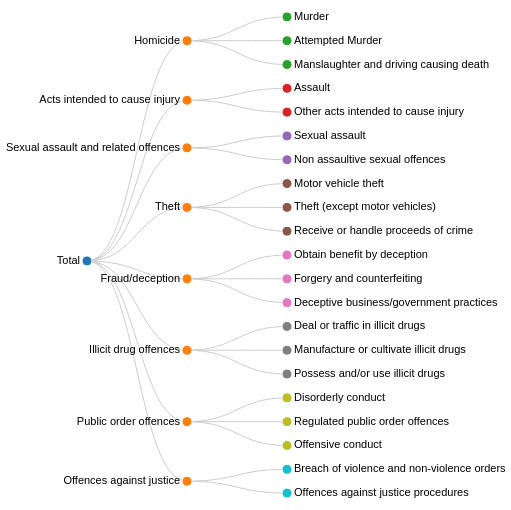

The specification (Vega-Lite) saved for this image:
### Vega specification from a JSON file in a GitHub repository (floating-point values rounded to 4 significant figures)
{"$schema": "https://vega.github.io/schema/vega/v5.json", "width": 300, "height": 500, "padding": 5, "signals": [{"name": "labels", "value": true, "bind": {"input": "checkbox"}}, {"name": "layout", "value": "tidy", "bind": {"input": "radio", "options": ["tidy", "cluster"]}}, {"name": "links", "value": "diagonal", "bind": {"input": "select", "options": ["line", "curve", "diagonal", "orthogonal"]}}, {"name": "separation", "value": false, "bind": {"input": "checkbox"}}, {"name": "Type", "value": "All", "bind": {"input": "select", "options": ["All", "Total", "Homicide", "Acts intended to cause injury", "Sexual assault and related offences", "Theft", "Fraud/deception", "Illicit drug offences", "Public order offences", "Offences against justice"]}}], "data": [{"name": "tree", "values": [{"id": "Total", "parent": null, "value": 1632}, {"id": "Homicide", "parent": "Total", "value": 2.8}, {"id": "Murder", "parent": "Homicide", "value": 1.2}, {"id": "Attempted Murder", "parent": "Homicide", "value": 0.6}, {"id": "Manslaughter and driving causing death", "parent": "Homicide", "value": 1.0}, {"id": "Acts intended to cause injury", "parent": "Total", "value": 370.7}, {"id": "Assault", "parent": "Acts intended to cause injury", "value": 334.1}, {"id": "Other acts intended to cause injury", "parent": "Acts intended to cause injury", "value": 36.6}, {"id": "Sexual assault and related offences", "parent": "Total", "value": 39.7}, {"id": "Sexual assault", "parent": "Sexual assault and related offences", "value": 27.1}, {"id": "Non assaultive sexual offences", "parent": "Sexual assault and related offences", "value": 12.7}, {"id": "Theft", "parent": "Total", "value": 130.6}, {"id": "Motor vehicle theft", "parent": "Theft", "value": 21.2}, {"id": "Theft (except motor vehicles)", "parent": "Theft", "value": 93.3}, {"id": "Receive or handle proceeds of crime", "parent": "Theft", "value": 15.3}, {"id": "Fraud/deception", "parent": "Total", "value": 37.2}, {"id": "Obtain benefit by deception", "parent": "Fraud/deception", "value": 30.0}, {"id": "Forgery and counterfeiting", "parent": "Fraud/deception", "value": 1.7}, {"id": "Deceptive business/government practices", "parent": "Fraud/deception", "value": 0.4}, {"id": "Illicit drug offences", "parent": "Total", "value": 224.9}, {"id": "Deal or traffic in illicit drugs", "parent": "Illicit drug offences", "value": 31.8}, {"id": "Manufacture or cultivate illicit drugs", "parent": "Illicit drug offences", "value": 19}, {"id": "Possess and/or use illicit drugs", "parent": "Illicit drug offences", "value": 149.3}, {"id": "Public order offences", "parent": "Total", "value": 150.6}, {"id": "Disorderly conduct", "parent": "Public order offences", "value": 84.1}, {"id": "Regulated public order offences", "parent": "Public order offences", "value": 38.3}, {"id": "Offensive conduct", "parent": "Public order offences", "value": 28.2}, {"id": "Offences against justice", "parent": "Total", "value": 126.8}, {"id": "Breach of violence and non-violence orders", "parent": "Offences against justice", "value": 81.0}, {"id": "Offences against justice procedures", "parent": "Offences against justice", "value": 32.3}], "transform": [{"type": "stratify", "key": "id", "parentKey": "parent"}, {"type": "tree", "method": {"signal": "layout"}, "size": [{"signal": "height"}, {"signal": "width - 100"}], "separation": {"signal": "separation"}, "as": ["y", "x", "depth", "children"]}]}, {"name": "links", "source": "tree", "transform": [{"type": "treelinks"}, {"type": "linkpath", "orient": "horizontal", "shape": {"signal": "links"}}]}], "scales": [{"name": "color", "type": "ordinal", "domain": {"data": "tree", "field": "parent"}, "range": {"scheme": "category10"}}], "marks": [{"type": "path", "from": {"data": "links"}, "encode": {"update": {"path": {"field": "path"}, "stroke": {"value": "#ccc"}}}}, {"type": "symbol", "from": {"data": "tree"}, "encode": {"enter": {"size": {"value": 100}, "stroke": {"value": "#fff"}}, "update": {"x": {"field": "x"}, "y": {"field": "y"}, "fill": {"scale": "color", "field": "parent"}, "opacity": {"signal": "Type === 'All' || datum.id === Type || datum.parent === Type ? 1 : 0.2"}, "tooltip": {"signal": "{'Type': datum.id, 'Amount of offcences': datum.value}"}}}}, {"type": "text", "from": {"data": "tree"}, "encode": {"enter": {"text": {"field": "id"}, "fontSize": {"value": 11}, "baseline": {"value": "middle"}}, "update": {"x": {"field": "x"}, "y": {"field": "y"}, "dx": {"signal": "datum.children ? -7 : 7"}, "align": {"signal": "datum.children ? 'right' : 'left'"}, "opacity": {"signal": "labels && (Type === 'All' || datum.id === Type || datum.parent === Type) ? 1 : 0.2"}}}}]}
